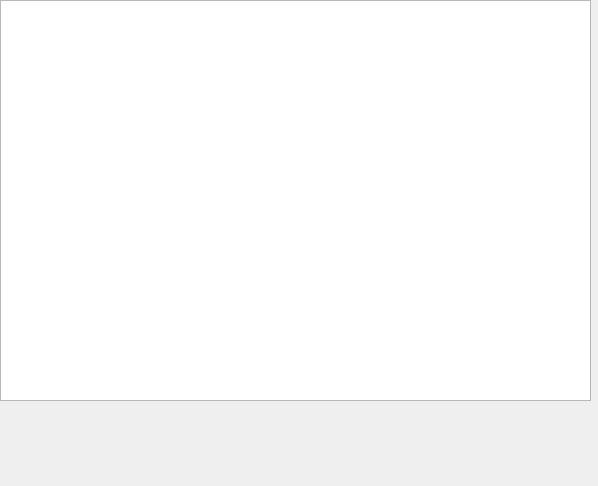
<?xml version="1.0" encoding="UTF-8"?>
<ui version="4.0">
 <class>Form</class>
 <widget class="QWidget" name="Form">
  <property name="geometry">
   <rect>
    <x>0</x>
    <y>0</y>
    <width>598</width>
    <height>486</height>
   </rect>
  </property>
  <property name="windowTitle">
   <string>Form</string>
  </property>
  <widget class="QTableWidget" name="tableWidget">
   <property name="geometry">
    <rect>
     <x>0</x>
     <y>0</y>
     <width>591</width>
     <height>401</height>
    </rect>
   </property>
  </widget>
 </widget>
 <resources/>
 <connections/>
</ui>
